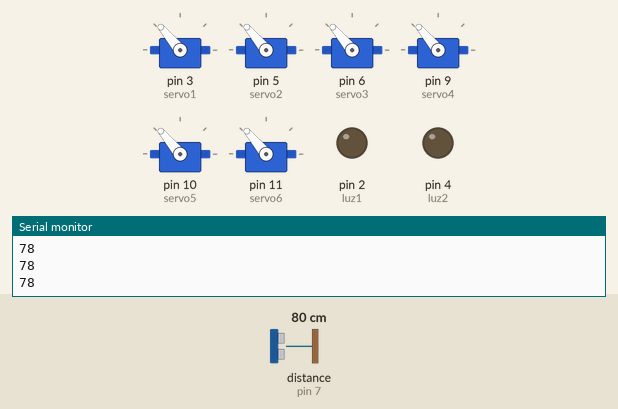
A sketch run on a simulated Arduino Uno, built with avr-gcc and run on an emulated ATmega328P. On the bench: 6 × servo, output pins drawn as LEDs (lit = HIGH), the last lines printed to the serial monitor. Wiring (inferred from the names in the program): ultrasonic range finder: trigger pin 8; echo pin 7. The inputs (shaded band) are chosen by the test bench; at power-on: distance to the obstacle (sensor on pin 7) 80 cm. The echo pulse lasts 58.3 µs per cm; pins used as bus, display or sensor lines are not drawn.

Above: at 1.2 s.
1.3 s: distance to the obstacle (sensor on pin 7) set to 44 cm
2.8 s: distance to the obstacle (sensor on pin 7) set to 38 cm
At 4.3 s:
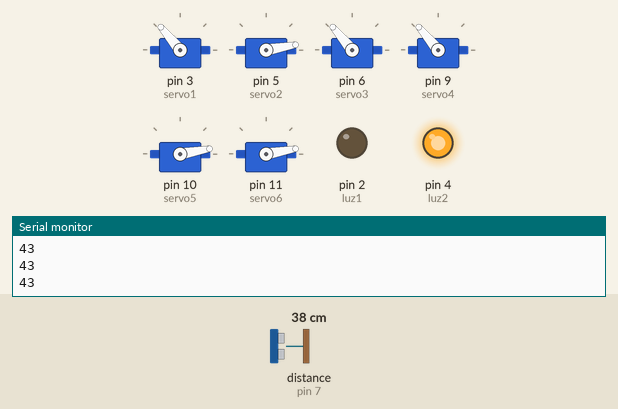
Timing chart, 0 to 9.4 s (numbered marks = the images above; inputs shaded):
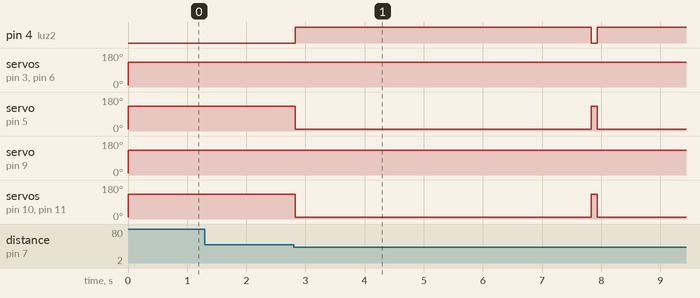

The sketch:

sr04_servo_luz_v2.ino
```cpp
//todas-casas-trig(sr04)=8, echo(sr04)=7,
//pines-casa1---servo(servo1)=3, luz(luz1)=2 conectada en relé a 2 casas más
//pines-casa2---servo(servo2)=5, luz(luz2)=4 conectada en relé a 2 casas más
//pines-casa3---servo(servo3)=6, luz conectada a relé luz 1
//pines-casa4---servo(servo4)=9  luz conectada a rele luz 1
//pines-casa5---servo(servo5)=10  luz conectada a rele luz 2
//pines-casa6---servo(servo4)=11  luz conectada a rele luz 2

#include <Servo.h>

/*Variables de la casa controlada por sr04*/
Servo servo1;
int luz1=2;
Servo servo2;
int luz2=4;
Servo servo3;
Servo servo4;
Servo servo5;
Servo servo6;


int echo=7;
int trig=8;
long distance;
long duration;


void setup() {

  Serial.begin(9600);
  /*COnfiguración de la casas controladas por sr04*/
  servo1.attach(3);
  servo1.write(10);
  pinMode(luz1,OUTPUT);
  digitalWrite(luz1,LOW);
  servo2.attach(5);
  servo2.write(10);
  pinMode(luz2,OUTPUT);
  digitalWrite(luz2,LOW);
  pinMode(trig, OUTPUT);
  pinMode(echo, INPUT);
  servo3.attach(6);
  servo3.write(10);
  servo4.attach(9);
  servo4.write(9);
  servo5.attach(10);
  servo5.write(9);
  servo6.attach(11);
  servo6.write(9);


}

void loop() {

 ultra();

  if(distance<=20){
    casa1();
  }
  else if(distance>20&&distance<=40){
    casa2();
  }
  else{
    nada();
  }


Serial.println(distance);

delay(100);

}

void ultra(){
  digitalWrite(trig, LOW);
  delayMicroseconds(2);
  digitalWrite(trig, HIGH);
  delayMicroseconds(10);
  digitalWrite(trig, LOW);
  duration = pulseIn(echo, HIGH);
  distance = duration*0.034/2;
  }

void casa1(){
  servo1.write(10);
  servo3.write(10);
  servo4.write(10);
  digitalWrite(luz1,HIGH);
  delay(5000);
  servo1.write(130);
  servo3.write(130);
  servo4.write(130);
  digitalWrite(luz1,LOW);


}

void casa2(){
  servo2.write(10);
  servo5.write(10);
  servo6.write(10);
  digitalWrite(luz2,HIGH);
  delay(5000);
  servo2.write(130);
  servo5.write(130);
  servo6.write(130);
  digitalWrite(luz2,LOW);

}


void nada(){
  servo1.write(130);
  digitalWrite(luz1,LOW);
  servo2.write(130);
  digitalWrite(luz2,LOW);
  servo3.write(130);
  servo4.write(130);
  servo5.write(130);
  servo6.write(130);
}
```

Measured:
- the behaviour switches between 42 and 41 cm on distance to the obstacle (sensor on pin 7) (found by bisection; images 0 and 1)
- after the input at 2.8 s, pin 4 (luz2): LOW → HIGH at once, → LOW 5.0 s later, → HIGH 0.10 s later; servo on pin 5 (servo2), servo on pin 10 (servo5), servo on pin 11 (servo6): 130° → 10° at once, → 130° 5.0 s later, → 10° 0.10 s later
